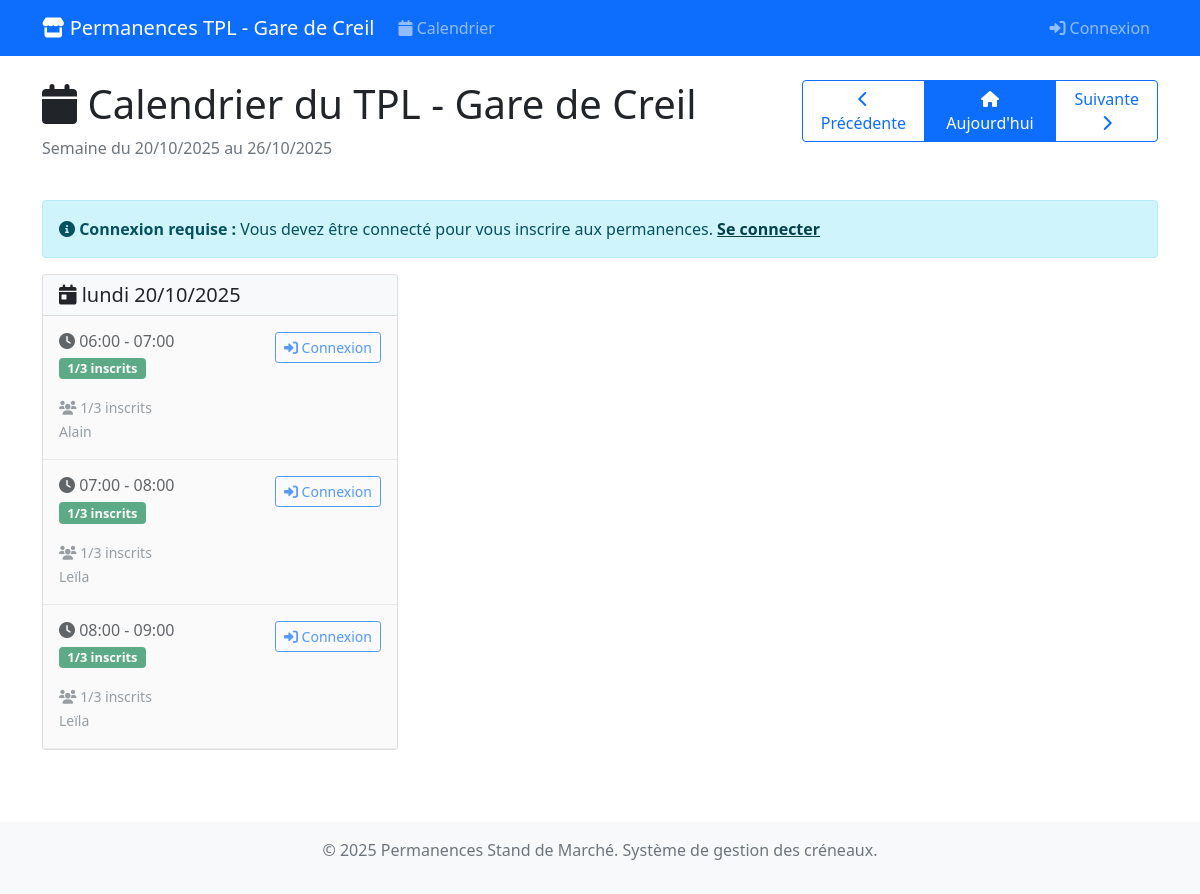
/permanences/?week=2025-10-20, run on the app's committed database.
### permanences/models.py (models this page shows, shortened)
class CreneauHoraire(models.Model):
    date = models.DateField(help_text="Date du créneau")
    heure_debut = models.TimeField(help_text="Heure de début du créneau")
    heure_fin = models.TimeField(help_text="Heure de fin du créneau")
    max_personnes = models.PositiveIntegerField(
        default=3,
        help_text="Nombre maximum de personnes autorisées pour ce créneau"
    )
    actif = models.BooleanField(default=True, help_text="Créneau disponible pour inscription")
    class Meta:
        verbose_name = "Créneau horaire"
        verbose_name_plural = "Créneaux horaires"
        unique_together = ['date', 'heure_debut']
        ordering = ['date', 'heure_debut']
    @property
    def places_disponibles(self):
        try:
            inscriptions_count = self.inscriptions.filter(annulee=False).count()
            return max(0, self.max_personnes - inscriptions_count)
        except Exception:
            return self.max_personnes
    @property
    def complet(self):
        try:
            return self.places_disponibles <= 0
        except Exception:
            return False
    @property
    def est_passe(self):
        try:
            maintenant = datetime.now()
            creneau_datetime = datetime.combine(self.date, self.heure_debut)
            return creneau_datetime < maintenant
        except Exception:
            return False
    @property
    def inscriptions_actives(self):
        return self.inscriptions.filter(annulee=False)
    def get_user_inscription(self, user):
        if user.is_authenticated:
            return self.inscriptions.filter(utilisateur=user, annulee=False).first()
        return None

class Inscription(models.Model):
    utilisateur = models.ForeignKey(
        User,
        on_delete=models.CASCADE,
        related_name='inscriptions',
        help_text="Utilisateur inscrit"
    )
    creneau = models.ForeignKey(
        CreneauHoraire,
        on_delete=models.CASCADE,
        related_name='inscriptions',
        help_text="Créneau horaire"
    )
    date_inscription = models.DateTimeField(
        auto_now_add=True,
        help_text="Date et heure d'inscription"
    )
    annulee = models.BooleanField(default=False, help_text="Inscription annulée")
    date_annulation = models.DateTimeField(
        null=True,
        blank=True,
        help_text="Date et heure d'annulation"
    )
    commentaire = models.TextField(
        blank=True,
        help_text="Commentaire optionnel"
    )
    class Meta:
        verbose_name = "Inscription"
        verbose_name_plural = "Inscriptions"
        unique_together = ['utilisateur', 'creneau']
        ordering = ['-date_inscription']

### permanences/views.py (the view)
# urls.py: path('', views.calendrier_permanences, name='calendrier'),
def calendrier_permanences(request):
    today = timezone.now().date()
    week_start = request.GET.get('week')
    if week_start:
        try:
            week_start = datetime.strptime(week_start, '%Y-%m-%d').date()
        except ValueError:
            week_start = today - timedelta(days=today.weekday())
    else:
        week_start = today - timedelta(days=today.weekday())
    week_end = week_start + timedelta(days=6)
    creneaux = CreneauHoraire.objects.filter(
        date__range=[week_start, week_end],
        actif=True
    ).prefetch_related('inscriptions__utilisateur').order_by('date', 'heure_debut')
    for creneau in creneaux:
        creneau.user_inscription = creneau.get_user_inscription(request.user)
    creneaux_par_jour = {}
    for creneau in creneaux:
        creneau.user_inscription = creneau.get_user_inscription(request.user)
        if creneau.date not in creneaux_par_jour:
            creneaux_par_jour[creneau.date] = []
        creneau.user_inscription = creneau.get_user_inscription(request.user)
        creneaux_par_jour[creneau.date].append(creneau)
    prev_week = week_start - timedelta(days=7)
    next_week = week_start + timedelta(days=7)
    context = {
        'creneaux_par_jour': creneaux_par_jour,
        'week_start': week_start,
        'week_end': week_end,
        'prev_week': prev_week,
        'next_week': next_week,
        'today': today,
    }
    return render(request, 'permanences/calendrier.html', context)

### templates/permanences/calendrier.html (shortened to what this page needs)
{% extends 'base.html' %}
{% block content %}
<div class="row mb-4">
    <div class="col-md-8">
        <h1><i class="fas fa-calendar"></i> Calendrier du TPL - Gare de Creil</h1>
        <p class="text-muted">Semaine du {{ week_start|date:"d/m/Y" }} au {{ week_end|date:"d/m/Y" }}</p>
    </div>
    <div class="col-md-4 text-end">
        <div class="btn-group" role="group">
            <a href="?week={{ prev_week|date:'Y-m-d' }}" class="btn btn-outline-primary">
                <i class="fas fa-chevron-left"></i> Précédente
            </a>
            <a href="?" class="btn btn-primary">
                <i class="fas fa-home"></i> Aujourd'hui
            </a>
            <a href="?week={{ next_week|date:'Y-m-d' }}" class="btn btn-outline-primary">
                Suivante <i class="fas fa-chevron-right"></i>
            </a>
        </div>
    </div>
</div>
{% if not user.is_authenticated %}
<div class="alert alert-info">
    <i class="fas fa-info-circle"></i>
    <strong>Connexion requise :</strong>
    Vous devez être connecté pour vous inscrire aux permanences.
    <a href="{% url 'login' %}" class="alert-link">Se connecter</a>
</div>
{% endif %}
<div class="row">
    {% for date, creneaux in creneaux_par_jour.items %}
    <div class="col-md-6 col-lg-4 mb-4">
        <div class="card">
            <div class="card-header bg-light">
                <h5 class="card-title mb-0">
                    <i class="fas fa-calendar-day"></i>
                    {{ date|date:"l d/m/Y" }}
                </h5>
            </div>
            <div class="card-body p-0">
                {% for creneau in creneaux %}
                <div class="creneau-card p-3 border-bottom
                    {% if creneau.est_passe %}passe{% endif %}
                    {% if creneau.user_inscription %}inscrit{% endif %}">
                    <div class="d-flex justify-content-between align-items-start">
                        <div>
                            <h6 class="mb-1">
                                <i class="fas fa-clock"></i>
                                {{ creneau.heure_debut|time:"H:i" }} - {{ creneau.heure_fin|time:"H:i" }}
                            </h6>
                            <div class="mb-2">
                                <span class="badge places-badge
                                    {% if creneau.complet %}bg-danger{% elif creneau.places_disponibles <= 1 %}bg-warning{% else %}bg-success{% endif %}">
                                    {{ creneau.inscriptions_actives.count }}/{{ creneau.max_personnes }} inscrits
                                </span>
                            </div>
                        </div>
                        <div class="text-end">
                            {% if user.is_superuser %}
                                {% if creneau.user_inscription %}
                                    <div class="mb-2">
                                        <span class="badge bg-info">
                                            <i class="fas fa-user"></i> Vous êtes inscrit
                                        </span>
                                    </div>
                                {% endif %}
                                {% if not creneau.est_passe %}
                                    <a href="{% url 'permanences:gestion' %}?week={{ week_start|date:'Y-m-d' }}" class="btn btn-sm btn-primary">
                                        <i class="fas fa-users-cog"></i> Gérer
                                    </a>
                                {% endif %}
                            {% else %}
                                <a href="{% url 'login' %}" class="btn btn-sm btn-outline-primary">
                                    <i class="fas fa-sign-in-alt"></i> Connexion
                                </a>
                            {% endif %}
                        </div>
                    </div>
                    {% if creneau.inscriptions.count > 0 %}
                    <div class="mt-2">
                        <small class="text-muted">
                            <i class="fas fa-users"></i>
                            {{ creneau.inscriptions_actives.count }}/{{ creneau.max_personnes }} inscrits
                            <br>
                            {% for ins in creneau.inscriptions_actives %}
                                {{ ins.utilisateur.username }}{% if not forloop.last %}, {% endif %}
                            {% empty %}
                                <span class="text-muted">Aucun inscrit</span>
                            {% endfor %}
                        </small>
                    </div>
                    {% endif %}
                </div>
                {% empty %}
                <div class="p-3 text-center text-muted">
                    <i class="fas fa-calendar-times"></i>
                    Aucun créneau disponible
                </div>
                {% endfor %}
            </div>
        </div>
    </div>
    {% endfor %}
</div>
{% endblock %}

### templates/base.html (style rules this page uses)
.creneau-card { transition: transform 0.2s; }
.passe { background-color: #f8f9fa; opacity: 0.7; }
.places-badge { font-size: 0.8em; }

### data on the page
CreneauHoraire: date "lundi 20/10/2025", heure_debut "06:00", heure_fin "07:00", inscriptions_actives.count "1", max_personnes "3"
Inscription: utilisateur.username "Alain"
CreneauHoraire: heure_debut "07:00", heure_fin "08:00", inscriptions_actives.count "1", max_personnes "3"
Inscription: utilisateur.username "Leïla"
CreneauHoraire: heure_debut "08:00", heure_fin "09:00", inscriptions_actives.count "1", max_personnes "3"
Inscription: utilisateur.username "Leïla"

### other printed values
{{ week_start|date:"d/m/Y" }} "20/10/2025"
{{ week_end|date:"d/m/Y" }} "26/10/2025"
